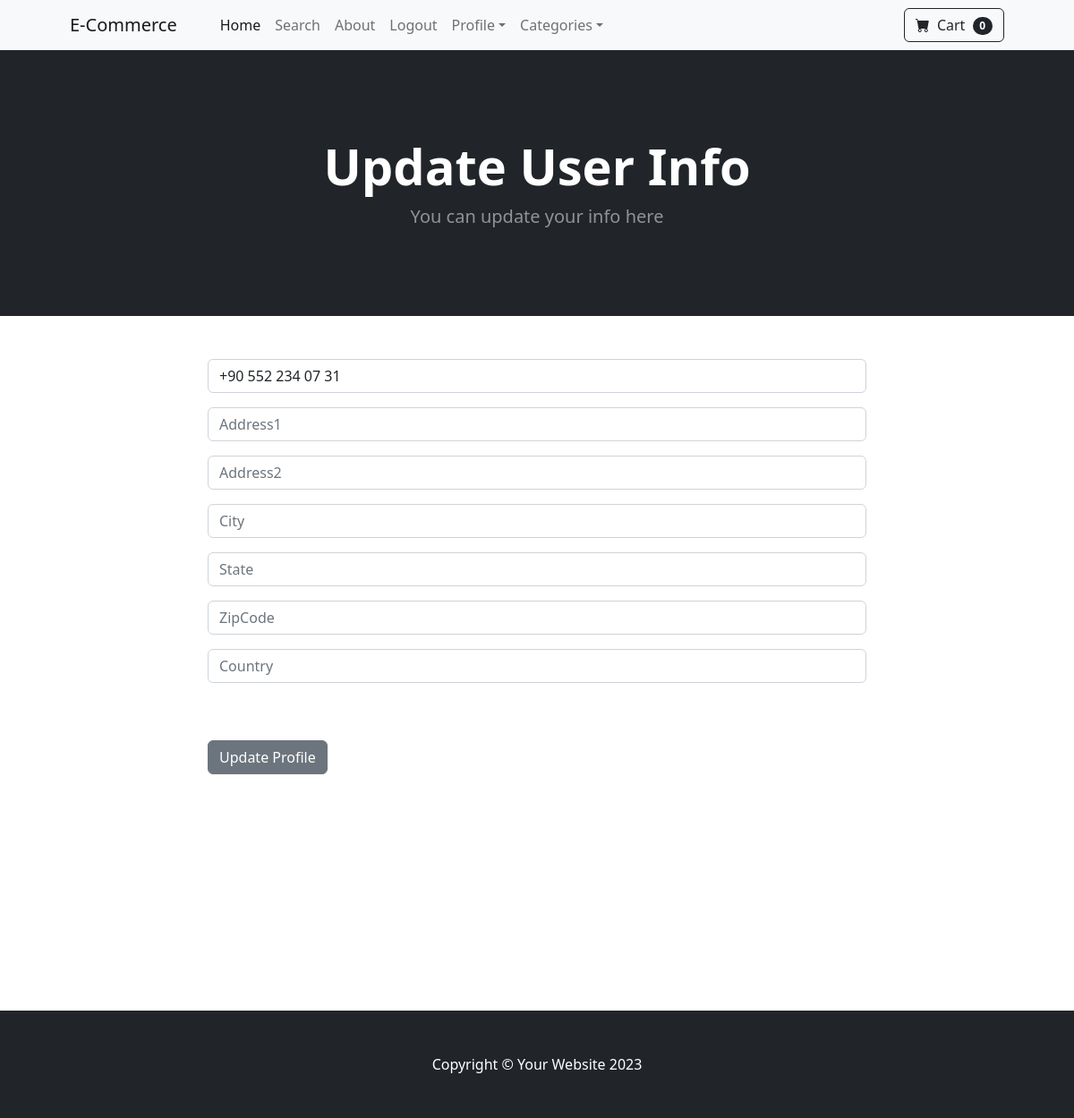
Before: /update_info/ (signed in) with the older database file.
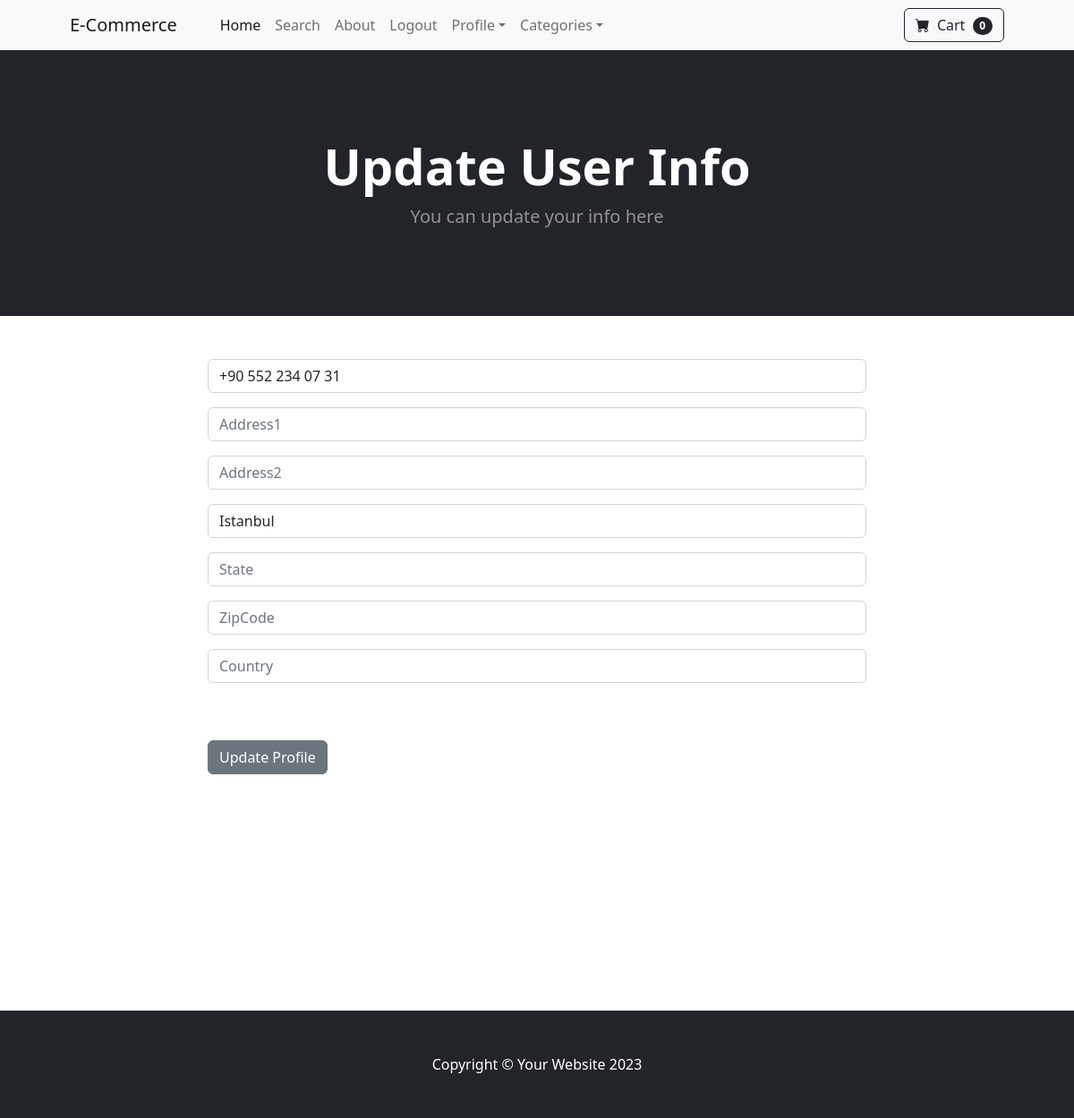
After: the same page with the newer database file.
### store/models.py (models this page shows, shortened)
class Profile(models.Model):
    user = models.OneToOneField(User, on_delete=models.CASCADE)
    date_modified = models.DateTimeField(User, auto_now=True)
    phone = models.CharField(max_length=24, blank=True)
    address1 = models.CharField(max_length=200, blank=True)
    address2 = models.CharField(max_length=200, blank=True)
    city = models.CharField(max_length=200, blank=True)
    state = models.CharField(max_length=200, blank=True)
    zipcode = models.CharField(max_length=200, blank=True)
    country = models.CharField(max_length=200, blank=True)
    old_cart = models.CharField(max_length=200, blank=True, null=True)

### store/views.py (the view)
# urls.py: path('update_info/', views.update_info, name='update_info'),
def update_info(request):
    if request.user.is_authenticated:
        current_user = Profile.objects.get(user__id=request.user.id)
        form = UserInfoForm(request.POST or None, instance=current_user)
        if form.is_valid():
            form.save()
            messages.success(request, "Your info has been updated.")
            return redirect('home')
        return render(request, "store/update_info.html", {'form': form})
    else:
        messages.warning(request, "You should be logged in to update your profile")
        return redirect('login')

### store/forms.py
class UserInfoForm(forms.ModelForm):
    phone = forms.CharField(label='', widget=forms.TextInput(attrs={'class':'form-control', 'placeholder':'phone'}), required=False)
    address1 = forms.CharField(label='', widget=forms.TextInput(attrs={'class':'form-control', 'placeholder':'Address1'}), required=False)
    address2 = forms.CharField(label='', widget=forms.TextInput(attrs={'class':'form-control', 'placeholder':'Address2'}), required=False)
    city = forms.CharField(label='', widget=forms.TextInput(attrs={'class':'form-control', 'placeholder':'City'}), required=False)
    state = forms.CharField(label='', widget=forms.TextInput(attrs={'class':'form-control', 'placeholder':'State'}), required=False)
    zipcode = forms.CharField(label='', widget=forms.TextInput(attrs={'class':'form-control', 'placeholder':'ZipCode'}), required=False)
    country = forms.CharField(label='', widget=forms.TextInput(attrs={'class':'form-control', 'placeholder':'Country'}), required=False)
    class Meta:
        model = Profile
        fields = ['phone', 'address1', 'address2', 'city', 'state', 'zipcode', 'country',]

### cart/cart.py (called while the page is built)
    def __len__(self):
        return len(self.cart)

### store/templates/store/update_info.html (shortened to what this page needs)
{% extends 'store/base.html' %}
{% block content %}
        <header class="bg-dark py-5">
            <div class="container px-4 px-lg-5 my-5">
                <div class="text-center text-white">
                    <h1 class="display-4 fw-bolder">Update User Info</h1>
                    <p class="lead fw-normal text-white-50 mb-0">You can update your info here</p>
                </div>
            </div>
        </header>
        <div class="container">
            <div class="row justify-content-center">
                    <div class="col-8 mt-5">
                        <form method="POST" action="{% url 'update_info' %}">
                            {{ form.as_p }}
                            <br/><br/>
                            <button type="submit" class="btn btn-secondary">Update Profile</button>
                        </form>
                        <br/>
                        <br/><br/>
                        <br/><br/>
                        <br/><br/>
                        <br/><br/>
                        <br/><br/>
                    </div>
            </div>
        </div>
{% endblock %}

Changed rows visible on the page:
changed Profile: city (not shown) → "Istanbul"
